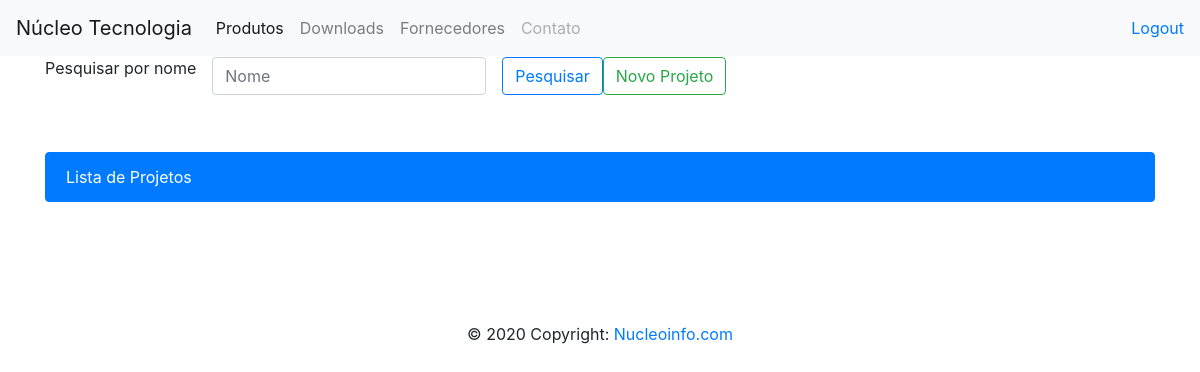
Page / (signed in) on the earlier database version.
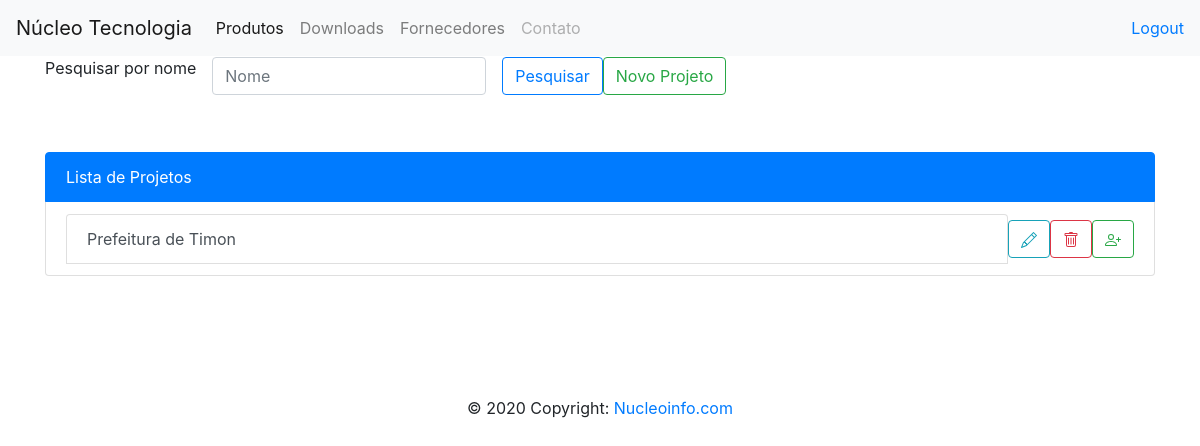
Same page on the later database version.
### contatos/models.py (models this page shows, shortened)
class Projeto(models.Model):
    nome_projeto = models.CharField(max_length=300)
    margem = models.IntegerField(null=True, blank=True)
    valor_infra = models.IntegerField(default=40)
    valor_sup = models.DecimalField(default=64.00, decimal_places=2, max_digits=5)
    valor_upi = models.DecimalField(default=0.70, decimal_places=2, max_digits=5)
    valor_upr = models.DecimalField(default=0.80, decimal_places=2, max_digits=5)
    valor_upe = models.DecimalField(default=0.90, decimal_places=2, max_digits=5)
    user = models.ForeignKey(User, null=True, related_name='owner', on_delete=models.PROTECT)
    tipo_de_projeto = models.ForeignKey(TipoProjeto,null=True,on_delete=models.PROTECT)
    convidados = models.ManyToManyField(User)

### contatos/views.py (the view)
# urls.py: path('',listar_projetos, name= 'lista_projetos'),
@login_required
def listar_projetos(request):
    busca = request.GET.get('pesquisa', None)
    teste = Projeto.objects.all()
    if busca:
        projetos = {'projetos': Projeto.objects.filter(nome_projeto__icontains=busca, user=request.user)}
    else:
        projetos = {'projetos': Projeto.objects.filter(user=request.user) | Projeto.objects.filter(
            convidados__id=request.user.id)}
    return render(request, 'index.html', projetos)

### templates/index.html (shortened to what this page needs)
{% extends 'base.html' %}
{% block main %}
    <div class="row">
        <div class="col-12">
            <form class="form-inline"/>
                <div class="form-group">
                    <p class="form-control-static">Pesquisar por nome</p>
                </div>
                <div class="form-group mx-sm-3">
                    <input type="text" class="form-control" id="pesquisa" name="pesquisa" placeholder="Nome">
                </div>
                <button type="submit" class="btn btn-outline-primary">Pesquisar</button>
                <a href="{% url 'novo_projeto' %}" class="btn btn-outline-success">Novo Projeto</a>
        </div>
<br><br><br><br>
    </div>
         <div class="list-group">
            <a href="#" class="list-group-item list-group-item-action active">
                Lista de Projetos
             </a>
            {% for projeto in projetos %}
            <li class="list-group-item d-flex justify-content-between align-items-center">
                <a href="{% url 'lista/id/' projeto.id %}" class="list-group-item list-group-item-action">{{ projeto.nome_projeto }}
                </a>
                <a href="{% url 'atualizar_projeto' projeto.id %}" class="btn btn-outline-info">
                </a>
                <a href="{% url 'deletar_projeto' projeto.id %}" class="btn btn-outline-danger">
                </a>
                <a href="#" class="btn btn-outline-success">
                    </a>
            </li>
            {% endfor %}
        </div>
    <br>
{% endblock %}

Differences in the rows shown:
now on this page (row edited): Projeto: nome_projeto "Prefeitura de Timon"
